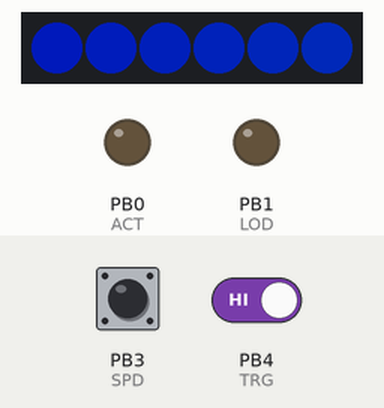
The sketch below on a simulated ATtiny85, built with avr-gcc and run on an emulated ATtiny85. On the bench: 6 RGB LEDs in strip order, left to right, output pins drawn as LEDs (lit = HIGH). The inputs (shaded band) are chosen by the test bench; at power-on: PB3 (SPD) HIGH, PB4 (TRG) HIGH. Dim RGB values are drawn brighter than linear.

Above: at 1.2 s.
1.3 s: PB3 (SPD) driven LOW
At 1.48 s:
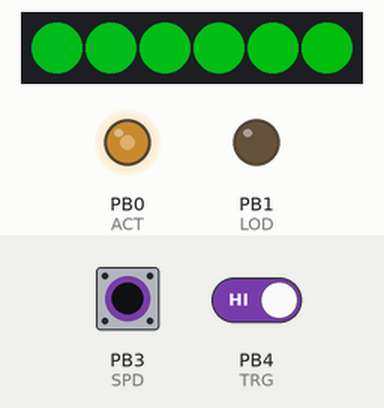
3.7 s: PB4 (TRG) driven LOW
At 4.01 s:
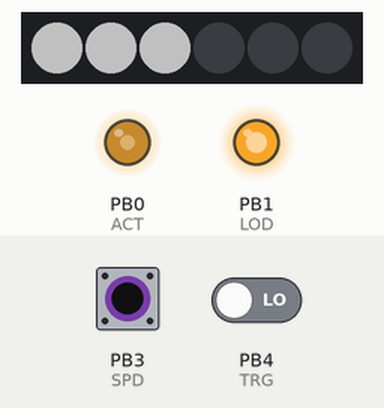
6.2 s: PB4 (TRG) driven HIGH
At 6.47 s:
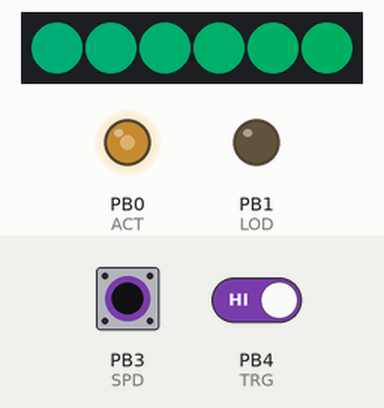
9.2 s: PB3 (SPD) pulsed HIGH 5 times (0.12 s each, 0.3 s apart)
At 9.78 s:
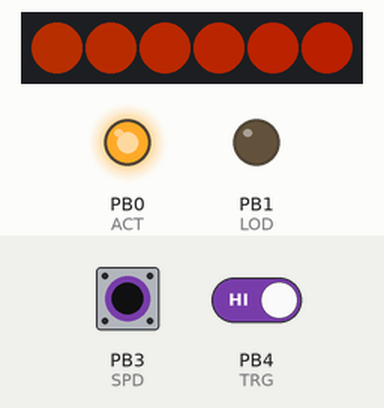
12.3 s: PB4 (TRG) driven LOW
At 13.16 s:
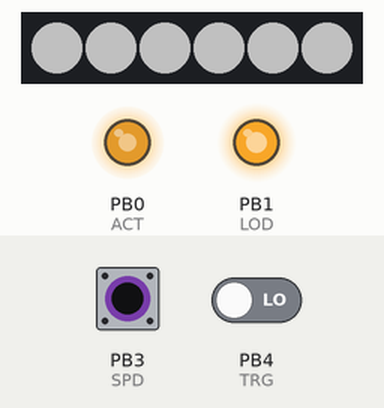
14.8 s: PB4 (TRG) driven HIGH
At 15.32 s:
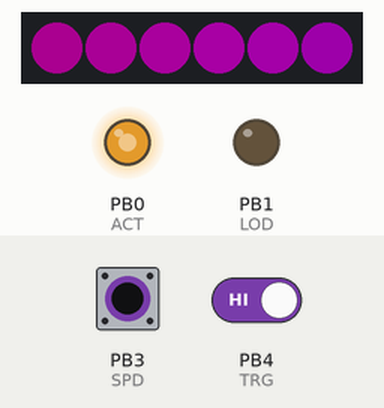
Timing chart, 0 to 26.1 s (numbered marks = the images above; inputs shaded):
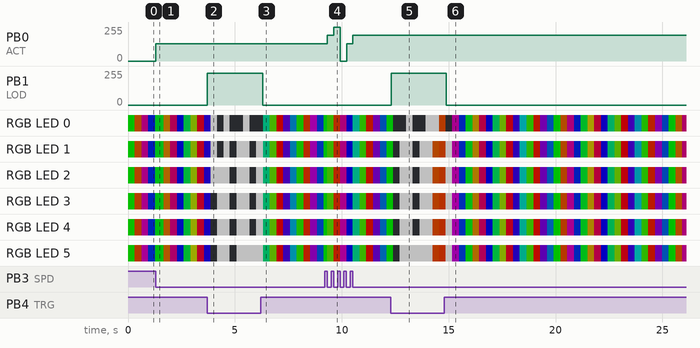

Measured:
- after the input at 1.3 s, PB0 (ACT): 0/255 → 128/255 at once
- after the input at 3.7 s, PB1 (LOD): 0/255 → 240/255 at once; the LEDs: change after 0.17 s (image 2)
- after the input at 6.2 s, PB1 (LOD): 240/255 → 0/255 after 0.09 s
- after the input at 9.2 s, PB0 (ACT): 128/255 → 192/255 after 0.13 s, → 255/255 0.29 s later, → 0/255 0.31 s later, → 128/255 0.29 s later, … (5 changes in this stretch)
- after the input at 12.3 s, PB1 (LOD): 0/255 → 240/255 at once; the LEDs: first change after 0.10 s (image 5 shows a later state)
- after the input at 14.8 s, PB1 (LOD): 240/255 → 0/255 after 0.10 s; the LEDs: first differ from a run without the input after 0.37 s (image 6)

The sketch:

n3rfgun.ino
```cpp
/*
 *  N3RFGUN
 *
 *  When magazine is inserted into the gun, the power switch is
 *  activated, and the circuit is powered by 4x c-batteries (6v).
 *  The gun should be silent, but the NeoPixels will start with the
 *  rainbow pattern, showing that the gun is active.
 *  When the speed switch is pressed, the accelerator motors will start
 *  to spin at 50%. Another click goes to 75%, and a third brings it
 *  to full power. One last click drops back to 0%.
 *  The main trigger will not fire unless the speed switch is pressed
 *  and held in place.  When you click to your desired speed, simply
 *  hold the button, then fire at will!
 *  Pressing the trigger button will activate the loader, which places
 *  a dart in the accelerator, and launches it out of the gun.
 *  This is a fully automatic gun, so it will fire until the darts are
 *  gone, or you let up on the trigger.
 *  Pressing the trigger also activates a lightning animation sequence
 *  on the NeoPixels. This simulates the muzzle flash, and looks cool
 *  in the dark or at night!
 *
 *  https://github.com/sKr0d/n3rfgun/wiki
 *  Scott and Alex McCulley, September, 2014
 */

int numpix = 6; // number of pixels in the chain

#include <Adafruit_NeoPixel.h>
#ifdef __AVR_ATtiny85__ // Trinket, Gemma, etc.
  #include <avr/power.h>
#endif
#define PIN 2
Adafruit_NeoPixel pixels = Adafruit_NeoPixel(numpix, PIN, NEO_GRB + NEO_KHZ800);

int TRG = 4;   // trigger pin
int SPD = 3;   // speed pin
int ACT = 0;   // action pin
int LOD = 1;   // loader pin
int NEO = 2;   // neopixel pin

int ACTS = 0;   // action speeed
int LODS = 240; // loader speed
int REL = 0;    // release speed button

int i = 0;	// for loop
int k = 0;	// for loop

void setup() {
   pinMode(TRG, INPUT);
   pinMode(SPD, INPUT);
   pinMode(ACT, OUTPUT);
   pinMode(LOD, OUTPUT);
   pinMode(NEO, OUTPUT);

   pixels.begin();
   pixels.setBrightness(85);
   pixels.show();
}

void loop() {
   analogWrite(ACT, ACTS);	// set the acceleration motor speed
   rainbow(20);			// start the rainbow animation
}

void spd() {
  if (digitalRead(SPD) == LOW && REL == 1) {
    switch (ACTS) {
      case 0:
        ACTS = 128; // 50%
        break;
      case 128:
        ACTS = 192; // 75%
        break;
      case 192:
        ACTS = 255; // 100%
        break;
      default:
        ACTS = 0;   // 0%
      break;
    }
    analogWrite(ACT, ACTS);
    delay(40);
    REL = 0;
  } else {
    if (digitalRead(SPD) == HIGH) {
      REL = 1;
    }
  }
}

void trig() { // check for press of trigger button
    if (digitalRead(TRG) == LOW) {
     analogWrite(LOD, LODS);
     fire();
   } else { analogWrite(LOD, 0);
   }
}

void rainbow(uint8_t wait) { // make pretty rainbow colors
  uint16_t i, j;

  for(j=0; j<256; j=j+4) {
    spd();	// check for press of speed button
    trig();	// check for press of trigger button
    for(i=0; i<pixels.numPixels(); i++) {
      pixels.setPixelColor(i, Wheel((i+j) & 255));
    }
    pixels.show();
    delay(wait);
  }
}

void fire() {
  for(k=0; k<6; k++) {
    fastWipe(pixels.Color(255,255,255), 50);
    delay(20);
    fastWipe(pixels.Color(0,0,0), 50);
    delay(10);
  }
}

void fastWipe(uint32_t c, uint8_t wait) {
  for(uint16_t i=0; i<pixels.numPixels(); i++) {
      pixels.setPixelColor(i, c);
      pixels.show();
      delay(1);
  }
}

// Input a value 0 to 255 to get a color value.
// The colours are a transition r - g - b - back to r.
uint32_t Wheel(byte WheelPos) {
  if(WheelPos < 85) {
   return pixels.Color(WheelPos * 3, 255 - WheelPos * 3, 0);
  } else if(WheelPos < 170) {
   WheelPos -= 85;
   return pixels.Color(255 - WheelPos * 3, 0, WheelPos * 3);
  } else {
   WheelPos -= 170;
   return pixels.Color(0, WheelPos * 3, 255 - WheelPos * 3);
  }
}
```
